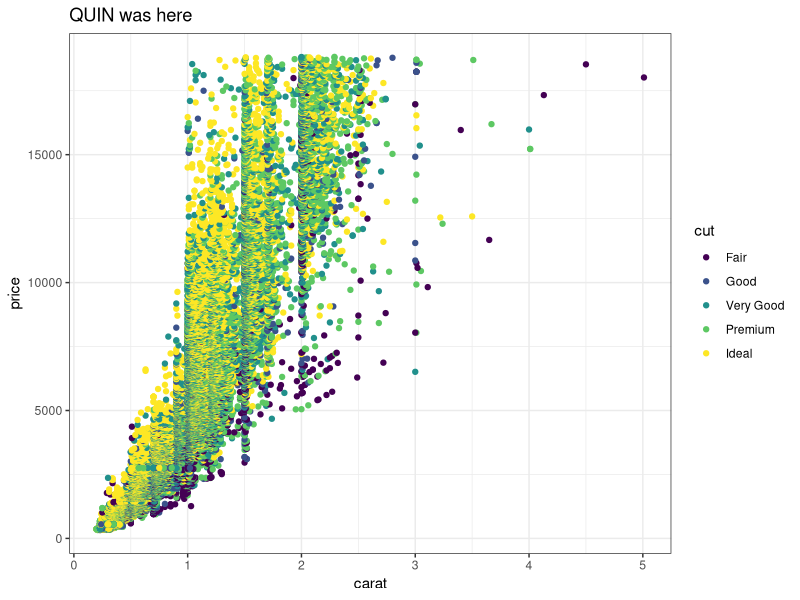
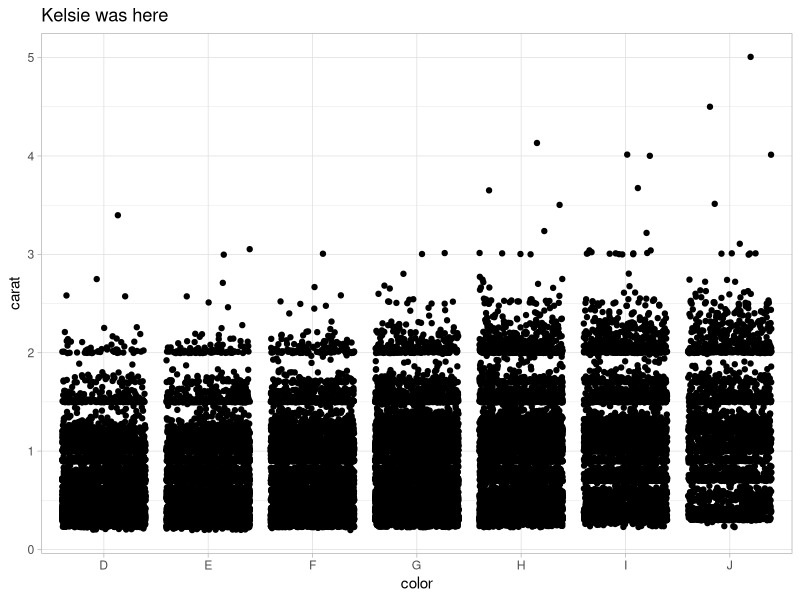

Generate these figures, in order, with R:
## ---- chunk 1
knitr::opts_chunk$set(echo = TRUE)
library(tidyverse)
## ---- chunk 2
# Partner 1: 
# Run the code below to see the original graph
# Change the code below to make the point color change based on 'cut', and update the theme to theme_bw(). Update the title to include your first name. 

ggplot(data = diamonds, aes(x = carat, y = price, color = cut)) +
  geom_point() +
  theme_void() +
  labs(title = "QUIN was here") +
  theme_bw()
## ---- chunk 3
# Partner 2: 
# Run the code below to see the original graph
# Change the code below to make the geom a geom_jitter, and update the theme to theme_light. Update the title to include your first name. 

ggplot(data = diamonds, aes(x = color, y = carat)) +
  geom_jitter() +
  theme_light() +
  labs(title = "Kelsie was here")
## ---- chunk 4
poop <- c(1, 4, 9, 11, 18, 27, 49, 63)
poop
# Coding is difficult but kinda fun?
## ---- chunk 5

